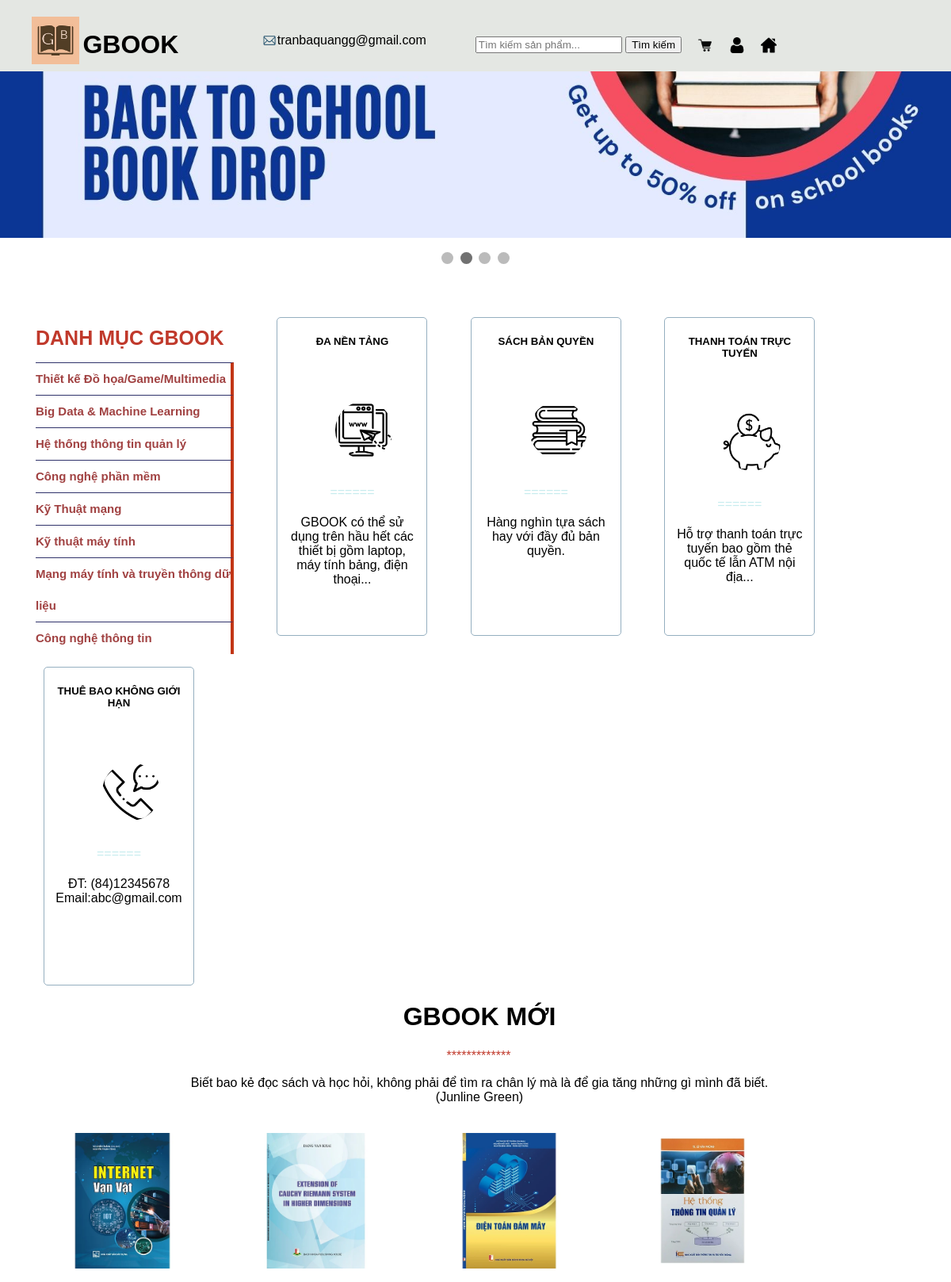
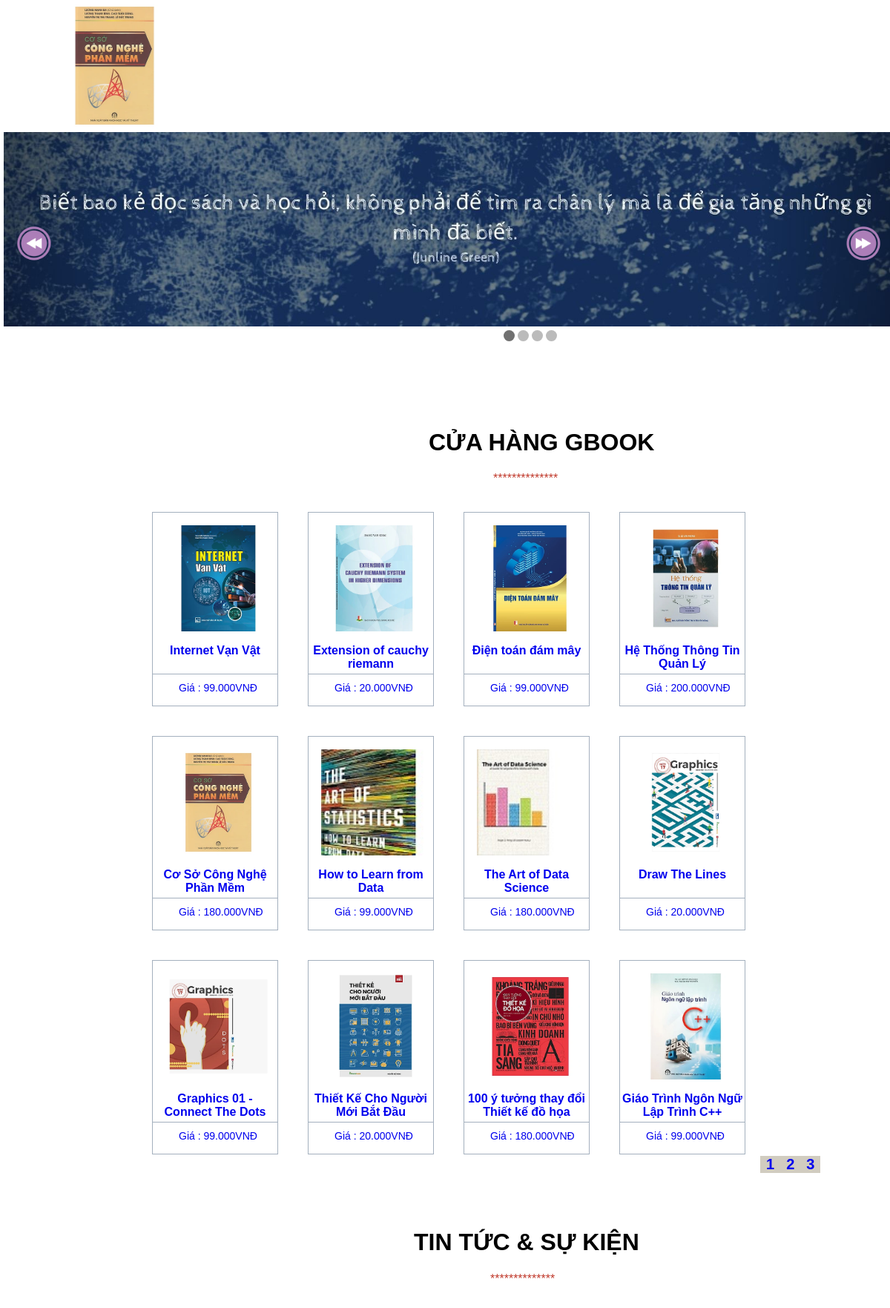
The page / (upper part) on the database its author committed (2 pictures, top to bottom).
### tables this page shows
CREATE TABLE `danh_muc_moi` (
  `id_danhmuc` int(11) NOT NULL,
  `tendanhmuc` varchar(100) NOT NULL,
  `thutu` int(11) NOT NULL
);

CREATE TABLE `san_pham` (
  `id_sanpham` int(11) NOT NULL,
  `tensanpham` varchar(300) NOT NULL,
  `masp` varchar(100) NOT NULL,
  `giasp` varchar(100) NOT NULL,
  `soluong` int(11) NOT NULL,
  `hinhanh` varchar(50) NOT NULL,
  `tomtat` tinytext NOT NULL,
  `noidung` text NOT NULL,
  `tinhtrang` int(11) NOT NULL,
  `id_danhmuc` int(11) NOT NULL
);

### pages/main/shop.php (the view, shortened to what this page needs)
<!DOCTYPE html>
<html lang="en">
<head>
    <link rel="stylesheet" type="text/css" href ="pages/main/shop.css">
</head>
<body>
<?php
    if(isset($_GET['trang'])){
        $page =$_GET['trang'];
    }else{
        $page="";
    }
    if($page == '' ||$page ==1 ){
        $begin = 0;
    }else{
        $begin = (($page-1)*12);
    }
    $sql_pro = "SELECT * FROM san_pham,danh_muc_moi WHERE san_pham.id_danhmuc=danh_muc_moi.id_danhmuc ORDER BY san_pham.id_sanpham DESC LIMIT $begin,12";
    $query_pro = mysqli_query($mysqli,$sql_pro);
?>
<div class="shop">
    <h1>CỬA HÀNG GBOOK</h1>
    <p id="none">**************</p>
    <div class="shopg">
        <ul class="shop_gbook">
            <?php
                while($row = mysqli_fetch_array($query_pro)){
            ?>
                <li>
                    <a href="index.php?quanly=sanpham&id=<?php echo $row['id_sanpham']?>&danhmuc=<?php echo $row['id_danhmuc']?>">
                        <img src="admincp/modules/quanlysp/uploads/<?php echo $row['hinhanh'] ?>" alt="">
                        <p class="title_product1"> <?php echo $row['tensanpham'] ?></p>
                        <p class="price_product1" id="pgia">Giá : <?php echo number_format( $row['giasp'],0,',','.').'VNĐ' ?></p>
                    </a>
                </li>
            <?php
            }
            ?>
        </ul>
    </div>
    <?php
                $sql_trang = mysqli_query ($mysqli,"SELECT * FROM san_pham");
                $row_count = mysqli_num_rows($sql_trang);
                $trang = ($row_count/12);
                ?>
                <div class="flex">
                    <ul>
                        <?php
                        for($i=1;$i-1<=$trang;$i++){
                        ?>
                        <li <?php if($i ==$page){echo '';}else{ echo'';}?>><a  href="index.php?trang=<?php echo $i?>"><?php echo $i?></a></li>
                        <?php
                        }
                        ?>
                    </ul>
                </div>
</body>
</html>

### pages/sidebar/sideber.php (shortened to what this page needs)
<!DOCTYPE html>
<html lang="en">
<head>
    <link rel="stylesheet" type="text/css" href ="pages/sidebar/sideber.css">
</head>
<body>
    <?php
        $sql_danhmuc = "SELECT * FROM danh_muc_moi ORDER BY id_danhmuc DESC";
        $query_danhmuc = mysqli_query($mysqli,$sql_danhmuc);
    ?>
        <div id="sideber">
            <ul>
                <?php while($row_danhmuc = mysqli_fetch_array($query_danhmuc)){
                ?>
                <li id="si"><a href="index.php?quanly=danhmucsanpham&id=<?php echo $row_danhmuc["id_danhmuc"] ?>"><?php echo $row_danhmuc["tendanhmuc"] ?></a></li>
                <?php
                }
                ?>
            </ul>
        </div>
</body>
</html>

### pages/bookmoi/gbook_moi.php (shortened to what this page needs)
<link rel="stylesheet" type="text/css" href ="pages/bookmoi/gbook_moi.css">
    <h1>GBOOK MỚI</h1>
    <p id="none">*************</p>
    <P>Biết bao kẻ đọc sách và học hỏi, không phải để tìm ra chân lý mà là để gia tăng những gì mình đã biết.</br>
(Junline Green)</P>
<?php
    $sql_pro = "SELECT * FROM san_pham,danh_muc_moi WHERE san_pham.id_danhmuc=danh_muc_moi.id_danhmuc ORDER BY san_pham.id_sanpham DESC LIMIT 5";
    $query_pro = mysqli_query($mysqli,$sql_pro);
    ?>
    <div class="book_moi">
    <ul class="sp_moi">
            <?php
            while($row = mysqli_fetch_array($query_pro)){
            ?>
                    <li class="img__wrap">
                        <a href="index.php?quanly=sanpham&id=<?php echo $row['id_sanpham']?>&danhmuc=<?php echo $row['id_danhmuc']?>">
                            <img src="admincp/modules/quanlysp/uploads/<?php echo $row['hinhanh'] ?>" alt="">
                        </a>
                    </li>
            <?php
            }
            ?>
        </ul>
    </div>

### css/style.css (style rules this page uses)
body { margin: 0; padding: 0; }
.main div { display: inline-table; }
div.shop { width: 100%; height: auto; padding-bottom: 54px; }

### pages/menu/menu.css (style rules this page uses)
a { text-decoration: none; }

### pages/header/header.css (style rules this page uses)
img { vertical-align: middle; max-width: 100%; }

### pages/sidebar/sideber.css (style rules this page uses)
body { font-family:Arial, Helvetica, sans-serif; }
#sideber ul { width: 250px; list-style-type: none; }
#si { text-align: left; font-size: 15px; font-weight: bold; }
#sideber li { width: auto; height: auto; line-height: 40px; border-right: 4PX solid #c23616; border-top: 1px solid #30336b; }
#si a { color: #a14242; display: block; }

### pages/bookmoi/gbook_moi.css (style rules this page uses)
.book_moi { margin: 0; padding: 0; width: 100%; height: 100%; }
ul.sp_moi li img { width: 95%; height: 92%; }
.sp_moi li { width: 15%; height: 50%; margin-top: 20px; float: left; margin-left: 64px; }
ul.sp_moi { margin: 0; padding: 0; list-style: none; width: 100%; height: 100%; }
.img__wrap { position: relative; }
.gbook_moi h1 { text-align: center; }
.gbook_moi p { text-align: center; }
p#none { margin-left: -2px; color: #c0392b; }

### pages/main/shop.css (style rules this page uses)
.shopg { width: 70%; margin-left: 15%; }
ul.shop_gbook { padding: 0; margin: 0; list-style: none; }
ul.shop_gbook li { width: 20%; border: 1px solid #a4b0be; float: left; margin: 20px; }
ul.shop_gbook li img { width: 85%; margin: 17px; }
.shop h1 { margin-left: 573px; margin-top: 40px; }
div.shop p#none { margin-left: 660px; color: #c0392b; }
p.title_product1 { text-align: center; font-size: 16px; font-weight: bold; margin-top: 0; margin-bottom: 0; padding-bottom: 5px; height: 35px; border-bottom: 1px solid #a4b0be; }
p.price_product1 { font-size: 14px; padding: 10px 10px 0px 10px; margin: 0; margin-left: 25px; }
.flex { width: auto; height: auto; background-color: #d1ccc0; right: 50%; }
.flex ul { display: flex; padding: 0; margin: 0; }
.flex ul li { list-style: none; text-align: center; font-size: 20px; font-weight: bold; padding-right: 8px; padding-left: 8px; }

### rows shown on the page
danh_muc_moi: tendanhmuc "Thiết kế Đồ họa/Game/Multimedia"
danh_muc_moi: tendanhmuc "Big Data & Machine Learning"
danh_muc_moi: tendanhmuc "Hệ thống thông tin quản lý"
danh_muc_moi: tendanhmuc "Công nghệ phần mềm"
danh_muc_moi: tendanhmuc "Kỹ Thuật mạng"
danh_muc_moi: tendanhmuc "Kỹ thuật máy tính"
danh_muc_moi: tendanhmuc "Mạng máy tính và truyền thông dữ liệu"
danh_muc_moi: tendanhmuc "Công nghệ thông tin"
san_pham: hinhanh (picture), tensanpham "Internet Vạn Vật", giasp "99.000"
san_pham: hinhanh (picture), tensanpham "Extension of cauchy riemann", giasp "20.000"
san_pham: hinhanh (picture), tensanpham "Điện toán đám mây", giasp "99.000"
san_pham: hinhanh (picture), tensanpham "Hệ Thống Thông Tin Quản Lý", giasp "200.000"
san_pham: hinhanh (picture), tensanpham "Cơ Sở Công Nghệ Phần Mềm", giasp "180.000"
san_pham: hinhanh (picture), tensanpham "How to Learn from Data", giasp "99.000"
san_pham: hinhanh (picture), tensanpham "The Art of Data Science", giasp "180.000"
san_pham: hinhanh (picture), tensanpham "Draw The Lines", giasp "20.000"
san_pham: hinhanh (picture), tensanpham "Graphics 01 - Connect The Dots", giasp "99.000"
san_pham: hinhanh (picture), tensanpham "Thiết Kế Cho Người Mới Bắt Đầu", giasp "20.000"
san_pham: hinhanh (picture), tensanpham "100 ý tưởng thay đổi Thiết kế đồ họa", giasp "180.000"
san_pham: hinhanh (picture), tensanpham "Giáo Trình Ngôn Ngữ Lập Trình C++", giasp "99.000"
